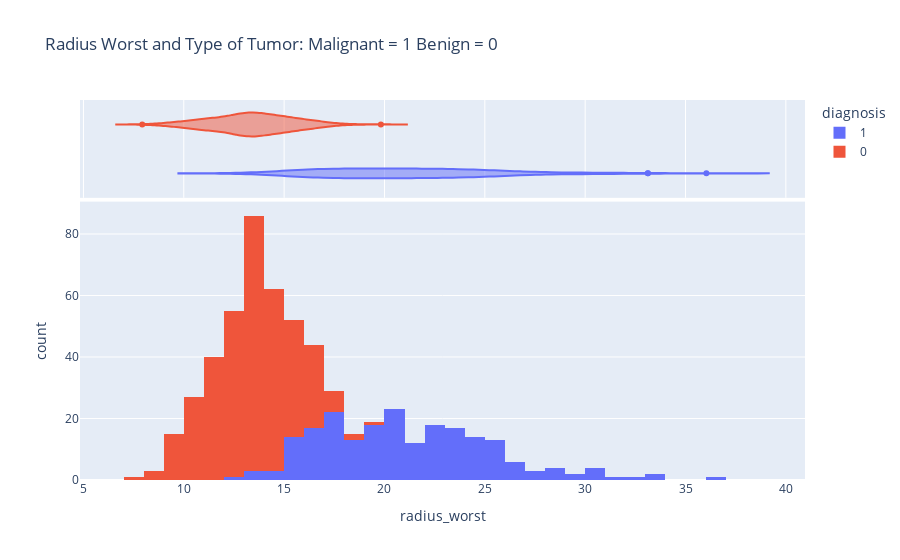

Notebook source saved alongside this figure:
### Code cell
fig = px.histogram(cancer, x="radius_worst", color="diagnosis", hover_data=cancer.columns, 
                   title = 'Radius Worst and Type of Tumor: Malignant = 1 Benign = 0 ', marginal = 'violin')
fig.show()

### Figure 1 — Plotly figure (JSON) as saved in the notebook; plotly's stock layout.template omitted (floating-point values rounded to 4 significant figures; data arrays with more than 128 entries replaced by an {"elided": "..."} marker saying what was removed)
{"data": [{"alignmentgroup": "True", "bingroup": "x", "hovertemplate": "diagnosis=1<br>radius_worst=%{x}<br>count=%{y}<extra></extra>", "legendgroup": "1", "marker": {"color": "#636efa", "pattern": {"shape": ""}}, "name": "1", "offsetgroup": "1", "orientation": "v", "showlegend": true, "type": "histogram", "x": {"elided": "212 float values"}, "xaxis": "x", "yaxis": "y"}, {"alignmentgroup": "True", "customdata": {"elided": "212x30 float values"}, "hovertemplate": "diagnosis=%{customdata[0]}<br>radius_worst=%{x}<br>radius_mean=%{customdata[1]}<br>texture_mean=%{customdata[2]}<br>perimeter_mean=%{customdata[3]}<br>area_mean=%{customdata[4]}<br>smoothness_mean=%{customdata[5]}<br>compactness_mean=%{customdata[6]}<br>concavity_mean=%{customdata[7]}<br>concave points_mean=%{customdata[8]}<br>symmetry_mean=%{customdata[9]}<br>fractal_dimension_mean=%{customdata[10]}<br>radius_se=%{customdata[11]}<br>texture_se=%{customdata[12]}<br>perimeter_se=%{customdata[13]}<br>area_se=%{customdata[14]}<br>smoothness_se=%{customdata[15]}<br>compactness_se=%{customdata[16]}<br>concavity_se=%{customdata[17]}<br>concave points_se=%{customdata[18]}<br>symmetry_se=%{customdata[19]}<br>fractal_dimension_se=%{customdata[20]}<br>texture_worst=%{customdata[21]}<br>perimeter_worst=%{customdata[22]}<br>area_worst=%{customdata[23]}<br>smoothness_worst=%{customdata[24]}<br>compactness_worst=%{customdata[25]}<br>concavity_worst=%{customdata[26]}<br>concave points_worst=%{customdata[27]}<br>symmetry_worst=%{customdata[28]}<br>fractal_dimension_worst=%{customdata[29]}<extra></extra>", "legendgroup": "1", "marker": {"color": "#636efa"}, "name": "1", "offsetgroup": "1", "scalegroup": "x", "showlegend": false, "type": "violin", "x": {"elided": "212 float values"}, "xaxis": "x2", "yaxis": "y2"}, {"alignmentgroup": "True", "bingroup": "x", "hovertemplate": "diagnosis=0<br>radius_worst=%{x}<br>count=%{y}<extra></extra>", "legendgroup": "0", "marker": {"color": "#EF553B", "pattern": {"shape": ""}}, "name": "0", "offsetgroup": "0", "orientation": "v", "showlegend": true, "type": "histogram", "x": {"elided": "357 float values"}, "xaxis": "x", "yaxis": "y"}, {"alignmentgroup": "True", "customdata": {"elided": "357x30 float values"}, "hovertemplate": "diagnosis=%{customdata[0]}<br>radius_worst=%{x}<br>radius_mean=%{customdata[1]}<br>texture_mean=%{customdata[2]}<br>perimeter_mean=%{customdata[3]}<br>area_mean=%{customdata[4]}<br>smoothness_mean=%{customdata[5]}<br>compactness_mean=%{customdata[6]}<br>concavity_mean=%{customdata[7]}<br>concave points_mean=%{customdata[8]}<br>symmetry_mean=%{customdata[9]}<br>fractal_dimension_mean=%{customdata[10]}<br>radius_se=%{customdata[11]}<br>texture_se=%{customdata[12]}<br>perimeter_se=%{customdata[13]}<br>area_se=%{customdata[14]}<br>smoothness_se=%{customdata[15]}<br>compactness_se=%{customdata[16]}<br>concavity_se=%{customdata[17]}<br>concave points_se=%{customdata[18]}<br>symmetry_se=%{customdata[19]}<br>fractal_dimension_se=%{customdata[20]}<br>texture_worst=%{customdata[21]}<br>perimeter_worst=%{customdata[22]}<br>area_worst=%{customdata[23]}<br>smoothness_worst=%{customdata[24]}<br>compactness_worst=%{customdata[25]}<br>concavity_worst=%{customdata[26]}<br>concave points_worst=%{customdata[27]}<br>symmetry_worst=%{customdata[28]}<br>fractal_dimension_worst=%{customdata[29]}<extra></extra>", "legendgroup": "0", "marker": {"color": "#EF553B"}, "name": "0", "offsetgroup": "0", "scalegroup": "x", "showlegend": false, "type": "violin", "x": {"elided": "357 float values"}, "xaxis": "x2", "yaxis": "y2"}], "layout": {"barmode": "relative", "legend": {"title": {"text": "diagnosis"}, "tracegroupgap": 0}, "title": {"text": "Radius Worst and Type of Tumor: Malignant = 1 Benign = 0 "}, "xaxis": {"anchor": "y", "domain": [0, 1], "title": {"text": "radius_worst"}}, "xaxis2": {"anchor": "y2", "domain": [0, 1], "matches": "x", "showgrid": true, "showticklabels": false}, "yaxis": {"anchor": "x", "domain": [0, 0.7326], "title": {"text": "count"}}, "yaxis2": {"anchor": "x2", "domain": [0.7426, 1], "matches": "y2", "showgrid": false, "showline": false, "showticklabels": false, "ticks": ""}}}
